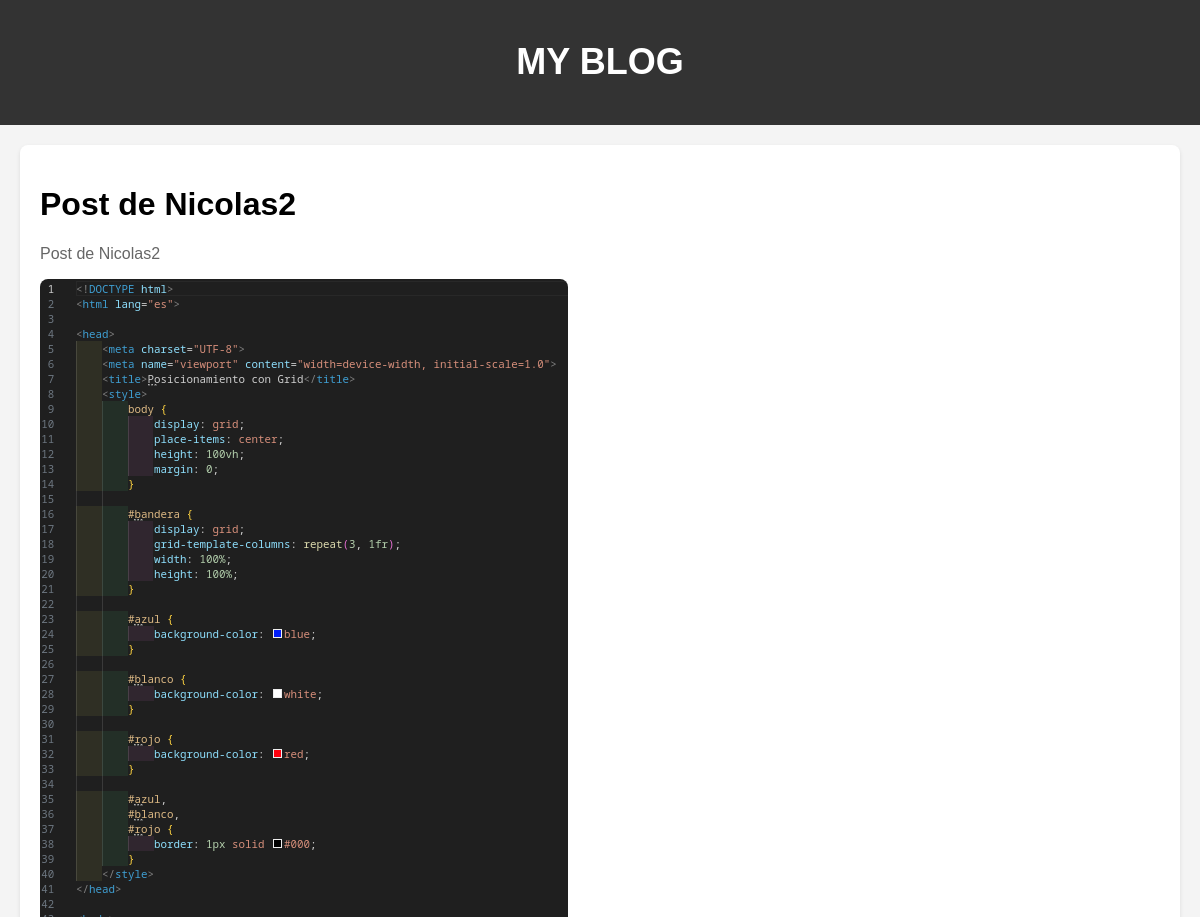
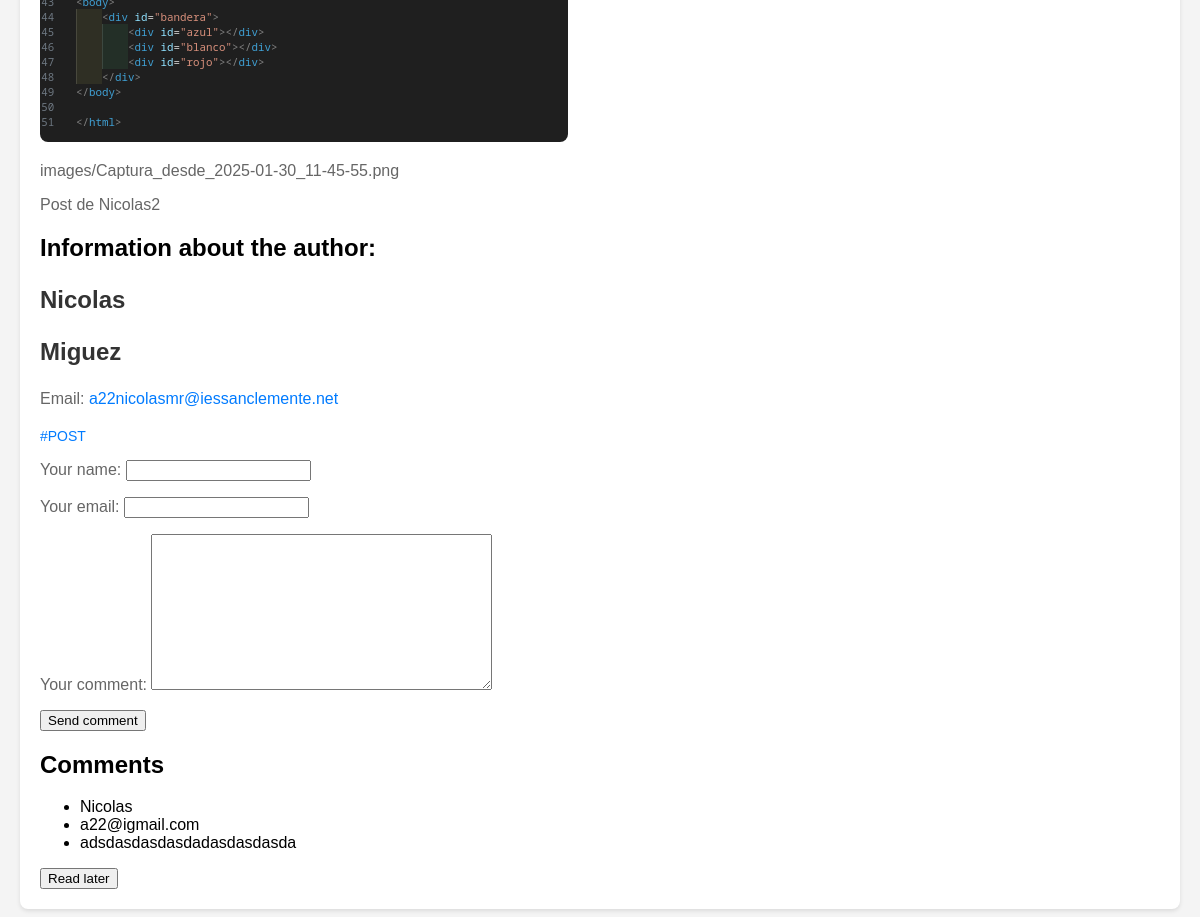
/post/post-de-nicolas2/, run on the app's committed database (2 pictures, top to bottom).
### blog/models.py (models this page shows, shortened)
class Post(models.Model):
    title = models.CharField(max_length=200)
    excerpt = models.TextField()
    image_name = models.ImageField(upload_to="images",null=True)
    date = models.DateField(auto_now=True)
    slug = models.SlugField(unique=True, db_index=True)
    content = models.TextField(validators=[MinLengthValidator(10)])
    author = models.ForeignKey(Author,null=True,on_delete=models.SET_NULL, related_name='pkposts')
    tags= models.ManyToManyField(Tag)

class Author (models.Model):
    first_name= models.CharField(max_length=100)
    last_name= models.CharField(max_length=100)
    email=models.EmailField(max_length=254, unique=True)

class Tag(models.Model):
    caption = models.CharField(max_length=100)
    def __str__(self):
        return self.caption

class Comment(models.Model):
    user_name=models.CharField(max_length=120)
    user_email=models.EmailField()
    text=models.TextField(max_length=400)
    post=models.ForeignKey(Post,on_delete=models.CASCADE,related_name="comments")

### blog/views.py (the view, shortened to what this page needs)
# urls.py: path('post/<slug:slug>/', views.SingleDetailView.as_view(), name='detail'),
class SingleDetailView(View):
    def is_stored_post(self,request,post_id):
        stored_posts=request.session.get("stored_posts")
        if stored_posts is None:
            is_save_for_later=False
        else:
            is_save_for_later=post_id in stored_posts
        return is_save_for_later
    template_name="blogHtmls/detail.html"
    model=Post
    def get(self,request,slug):
        post=Post.objects.get(slug=slug)
        context={
            "post":post,
            "post_tags":post.tags.all(),
            "comment_form":CommentForm(),
            "comments":post.comments.all().order_by("id"),
            "saved_for_later":self.is_stored_post(request,post.id)
        }
        return render(request,"blogHtmls/detail.html",context)

### blog/forms.py
class CommentForm(forms.ModelForm):
    class Meta:
        model=Comment
        fields=["user_name","user_email","text"]
        labels={
            "user_name":"Your name",
            "user_email":"Your email",
            "text":"Your comment",
        }

### blog/templates/blogHtmls/detail.html (shortened to what this page needs)
{% extends "blogHtmls/base.html" %} {% block content %} {% load static %}
<div class="post-container">
    <h1>{{ post.title }}</h1>
    <p>{{ post.excerpt }}</p>
    <img src="{{ post.image_name.url }}" alt="imagen" />
    <p>{{ post.image_name }}</p>
    <p>{{ post.content }}</p>
    <h2>Information about the author:</h2>
    <h3>{{ post.author.first_name }}</h3>
    <h3>{{ post.author.last_name }}</h3>
    <p>
        Email: <a href="mailto:{{ post.author.email }}">{{ post.author.email }}</a>
    </p>
    <div class="tags">
        {% for tag in post.tags.all %}
        <a href="#">{{ tag }}</a>
        {% endfor %}
    </div>
    <div>
        <form action="" method="post">
            {% csrf_token %} {{comment_form.as_p}}
            <input type="submit" value="Send comment" />
        </form>
    </div>
    <div class="comments">
        <h2>Comments</h2>
        {% for comment in comments %}
        <ul>
            <li>{{comment.user_name}}</li>
            <li>{{comment.user_email}}</li>
            <li>{{comment.text}}</li>
        </ul>
        {% endfor %}
    </div>
    <form action="{% url "blog:read_later" %}" method="post">
        <button>
            {% if saved_for_later %}
                Remove from Read later list
            {% else %}
            Read later
            {% endif %}
        </button>
    </form>
</div>
{% endblock %}

### blog/templates/blogHtmls/base.html (style rules this page uses)
body { font-family: Arial, sans-serif; background-color: #f4f4f4; margin: 0; padding: 0; }
.post-container { margin: 20px; background-color: white; padding: 20px; border-radius: 8px; box-shadow: 0 2px 4px rgba(0, 0, 0, 0.1); }
.post-container h3 { font-size: 24px; color: #333; }
.post-container img { max-width: 100%; height: auto; border-radius: 8px; }
.post-container p { color: #666; }
.post-container a { color: #007BFF; text-decoration: none; }
.tags { margin-top: 20px; font-size: 14px; color: #555; }
.tags a { margin-right: 10px; color: #007BFF; }

### data on the page
Post: title "Post de Nicolas2", excerpt "Post de Nicolas2", image_name (picture), image_name "images/Captura_desde_2025-01-30_11-45-55.png", content "Post de Nicolas2", author.first_name "Nicolas", author.last_name "Miguez", author.email "a22nicolasmr@iessanclemente.net"
Tag: caption "#POST"
Comment: user_name "Nicolas", user_email "a22@igmail.com", text "adsdasdasdasdadasdasdasda"
